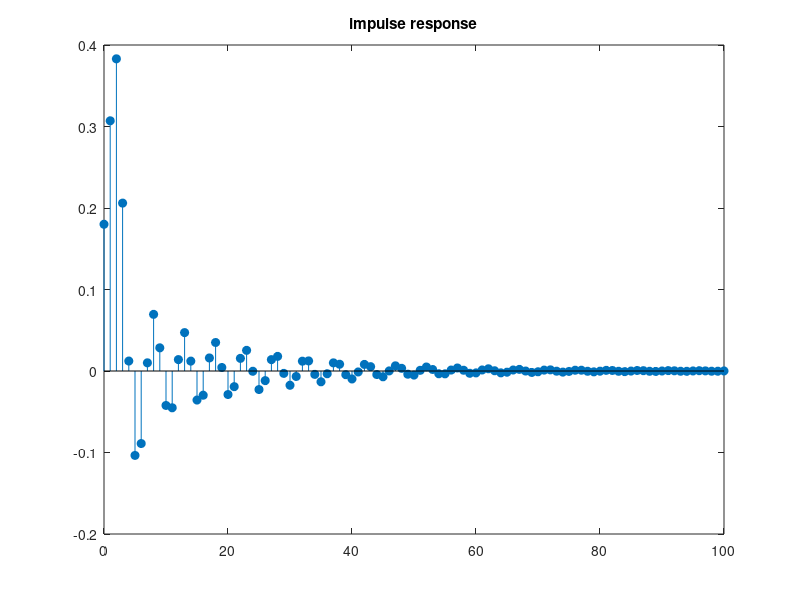
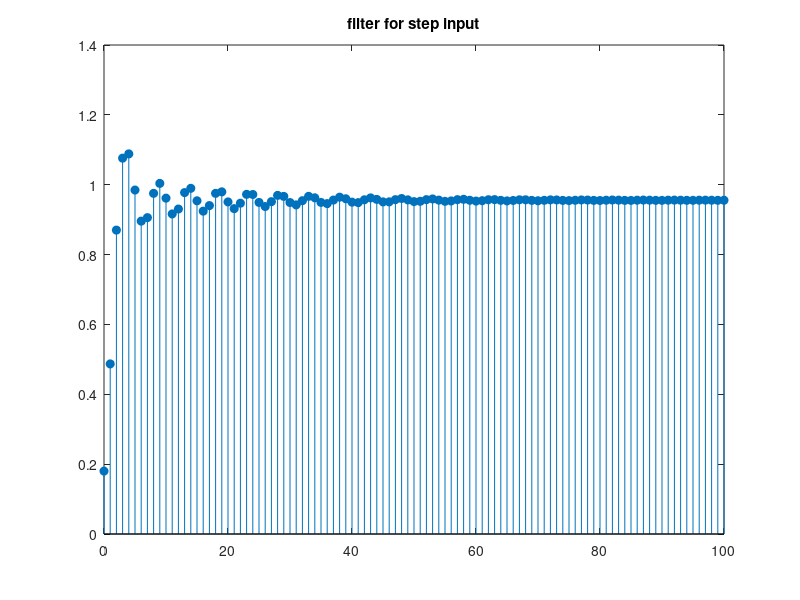
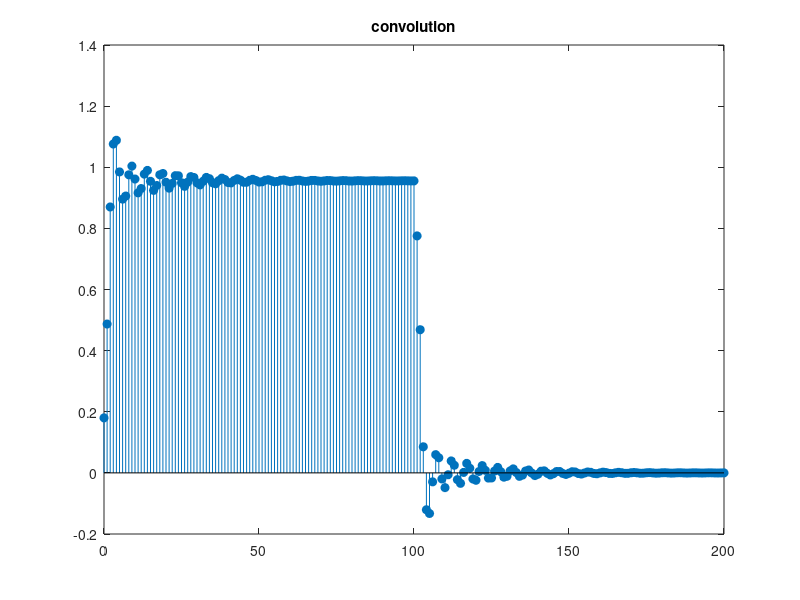
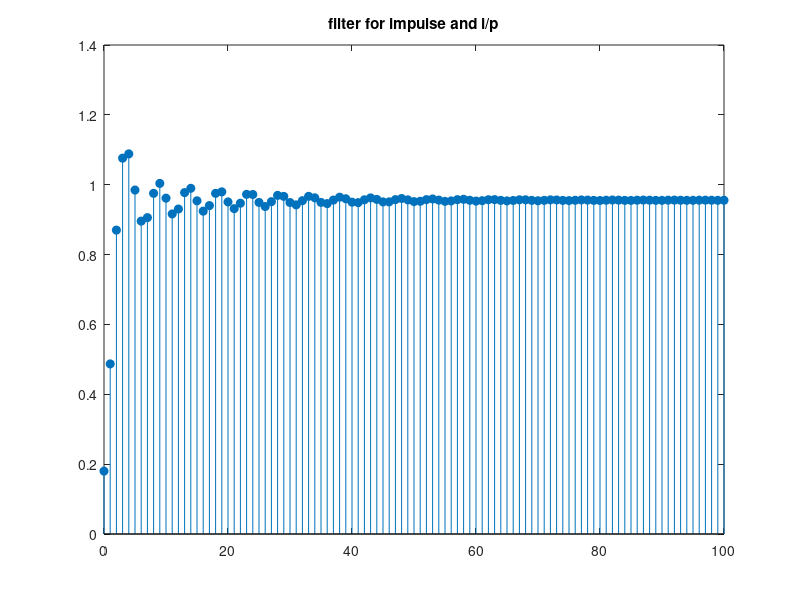

Recreate these plots in MATLAB, in order.
clear;
close all;
clc;

b=[0.18,0.1,0.3,0.1,0.18];
a=[1,-1.15,1.5,-0.7,0.25];
n=[0:100];

%%impulse response
H_impulse=impz(b,a,101);
figure;
stem(n,H_impulse,"filled");
title("impulse response")

%%step response 
u_step=ones(101,1);
y_step=filter(b,a,u_step);
figure;
stem(n,y_step,"filled");
title('filter for step input')

%%convolution
y_conv=conv(H_impulse,u_step);
figure;
n_conv=[0:200];
stem(n_conv,y_conv,"filled");
title("convolution")

%%filter 
y_filter=filter(H_impulse,1,u_step);
figure;
stem(n,y_filter,"filled");
title("filter for impulse and i/p")
